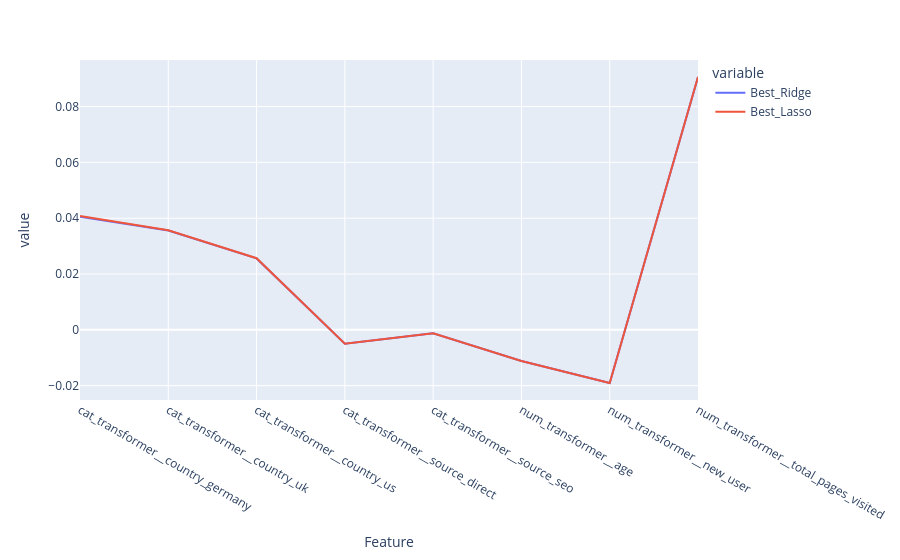

This figure's notebook cell:
### Code cell
fig = px.line(coefficients, x = 'Feature', y = ['Best_Ridge', 'Best_Lasso'])
fig.show()

### Figure 1 — Plotly figure (JSON) as saved in the notebook; plotly's stock layout.template omitted (floating-point values rounded to 4 significant figures)
{"data": [{"hovertemplate": "variable=Best_Ridge<br>Feature=%{x}<br>value=%{y}<extra></extra>", "legendgroup": "Best_Ridge", "line": {"color": "#636efa", "dash": "solid"}, "marker": {"symbol": "circle"}, "mode": "lines", "name": "Best_Ridge", "orientation": "v", "showlegend": true, "type": "scatter", "x": ["cat_transformer__country_germany", "cat_transformer__country_uk", "cat_transformer__country_us", "cat_transformer__source_direct", "cat_transformer__source_seo", "num_transformer__age", "num_transformer__new_user", "num_transformer__total_pages_visited"], "xaxis": "x", "y": [0.04056, 0.03557, 0.02559, -0.004989, -0.001234, -0.01118, -0.01906, 0.09059], "yaxis": "y"}, {"hovertemplate": "variable=Best_Lasso<br>Feature=%{x}<br>value=%{y}<extra></extra>", "legendgroup": "Best_Lasso", "line": {"color": "#EF553B", "dash": "solid"}, "marker": {"symbol": "circle"}, "mode": "lines", "name": "Best_Lasso", "orientation": "v", "showlegend": true, "type": "scatter", "x": ["cat_transformer__country_germany", "cat_transformer__country_uk", "cat_transformer__country_us", "cat_transformer__source_direct", "cat_transformer__source_seo", "num_transformer__age", "num_transformer__new_user", "num_transformer__total_pages_visited"], "xaxis": "x", "y": [0.0408, 0.03568, 0.02567, -0.004986, -0.001229, -0.01118, -0.01906, 0.0906], "yaxis": "y"}], "layout": {"legend": {"title": {"text": "variable"}, "tracegroupgap": 0}, "margin": {"t": 60}, "xaxis": {"anchor": "y", "domain": [0, 1], "title": {"text": "Feature"}}, "yaxis": {"anchor": "x", "domain": [0, 1], "title": {"text": "value"}}}}
